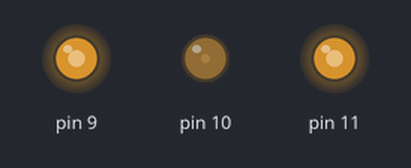
This sketch was run on a simulated Arduino Uno, built with avr-gcc and run on an emulated ATmega328P. Shown: output pins drawn as LEDs (lit = HIGH).

Above: at 0.1 s.
Timing chart, 0 to 1.6 s (numbered marks = the images above):
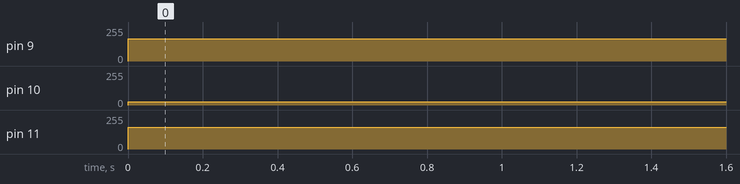

Measured:
- by itself, pin 9: 0/255 → 167/255 at 0.00 s
- by itself, pin 10: 0/255 → 26/255 at 0.00 s
- by itself, pin 11: 0/255 → 162/255 at 0.00 s

The sketch:

4_LED_PWM_RGB_blight.ino
```cpp
void setup() // 여기에 코드를 입력하면 한 번만 실행합니다.
{            // 11(Red), 10(Green), 9(Blue) LED 핀 출력으로 설정
    pinMode(11, OUTPUT);
    pinMode(10, OUTPUT);
    pinMode(9, OUTPUT);
}

void loop() // 여기는 전원이 켜져 있는 동안 무한대로 실행합니다.
{           // 핑크색을 만들기 위해 각 색깔별로 PWM 출력
    analogWrite(11, 212-50); // Red -> 212
    analogWrite(10, 76-50);  // Green -> 76
    analogWrite(9, 217-50);  // Blue -> 217
}
```
